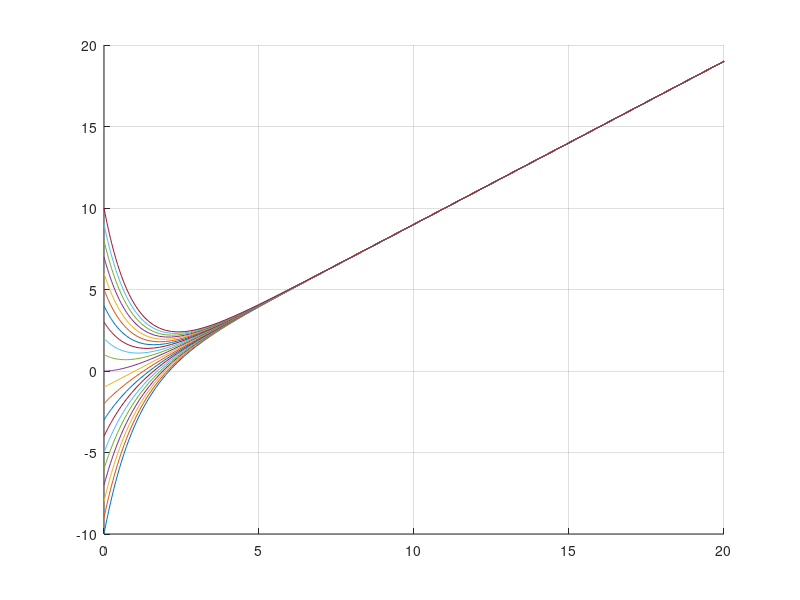

The MATLAB source for this figure:
% Me borra todo lo anterior
clc
clear 

% EJERCICIO 5
% Dibujar en la misma ventana grafica las soluciones correpondientes a la
% ley lineal 
% y' = -y + t 
% en el intervalo [0, 20] considerando distintos valores de y(0) entre -10
% y 10. Analizar los resultados.

intervalo = [0 20];
y0_valores = -10:1:10; % planteo un array que va de -10 a 10, con un paso de 1
f = @(t,y) -y + t;

for y0 = y0_valores
    [t,y] = ode45(f, intervalo, y0);
    % Grafico el resultado
    figure(1)
    hold on % Mantiene el grafico actual y me deja ir agregando nuevos elementos sin borrar lo que ya esta dibujado
    grid("on")
    plot(t,y)
end



